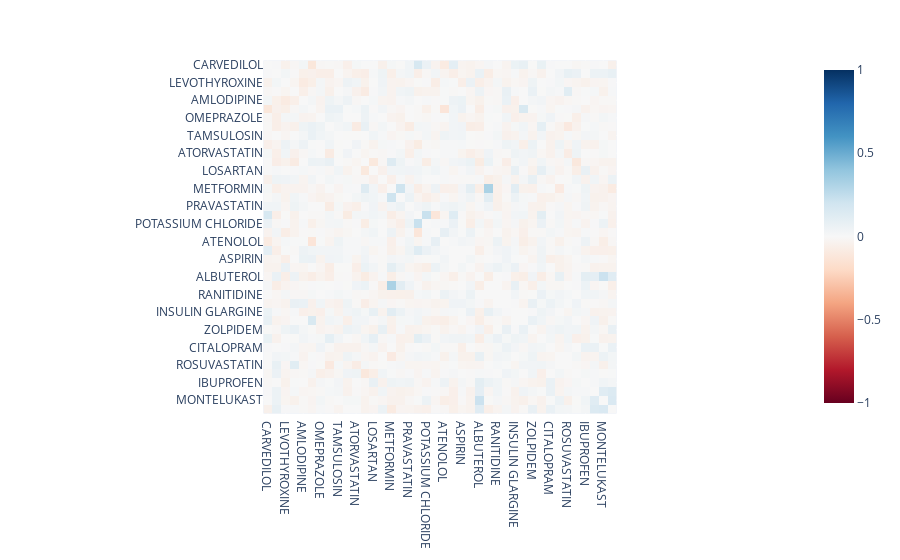
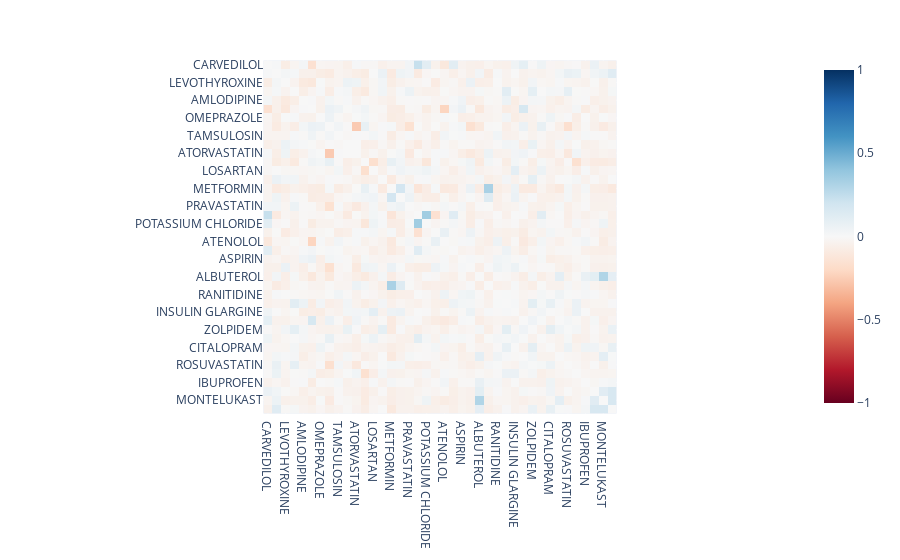
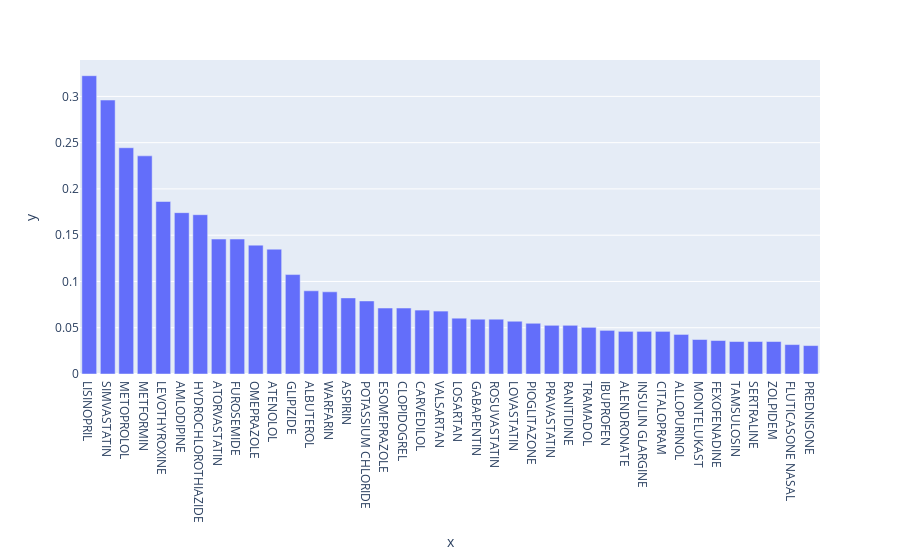
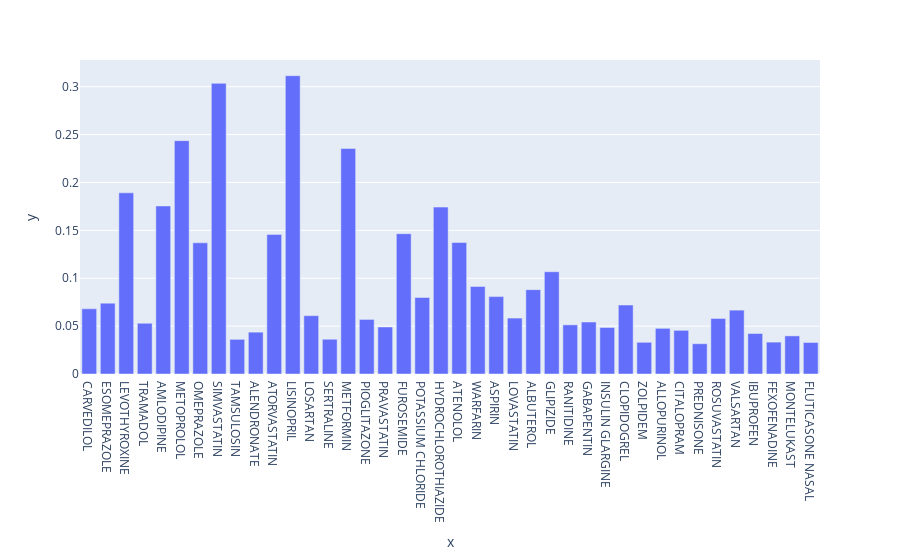

Here is the notebook cell these charts were saved with, in order:
### Code cell
sample.astype(int)

import plotly.express as px
corr_with_zero_diag = np.corrcoef(sample, rowvar=False) - np.eye(sample.shape[1])
fig = px.imshow(corr_with_zero_diag, x=drug_names_unique, y=drug_names_unique, zmin=-1, zmax=1, color_continuous_scale='RdBu')
fig.show()

corr_with_zero_diag = np.corrcoef(data, rowvar=False) - np.eye(sample.shape[1])
fig = px.imshow(corr_with_zero_diag, x=drug_names_unique, y=drug_names_unique, zmin=-1, zmax=1, color_continuous_scale='RdBu')
fig.show()

fig = px.bar(x=drug_names_unique, y=np.mean(data, axis=0))
fig.update_xaxes(categoryorder='total descending')
fig.show()
fig = px.bar(x=drug_names_unique, y=np.mean(sample, axis=0))
# fig.update_xaxes(categoryorder='total descending')
fig.show()

### Figure 1 — Plotly figure (JSON) as saved in the notebook; plotly's stock layout.template omitted (floating-point values rounded to 4 significant figures; data arrays with more than 128 entries replaced by an {"elided": "..."} marker saying what was removed)
{"data": [{"coloraxis": "coloraxis", "hovertemplate": "x: %{x}<br>y: %{y}<br>color: %{z}<extra></extra>", "name": "0", "type": "heatmap", "x": ["CARVEDILOL", "ESOMEPRAZOLE", "LEVOTHYROXINE", "TRAMADOL", "AMLODIPINE", "METOPROLOL", "OMEPRAZOLE", "SIMVASTATIN", "TAMSULOSIN", "ALENDRONATE", "ATORVASTATIN", "LISINOPRIL", "LOSARTAN", "SERTRALINE", "METFORMIN", "PIOGLITAZONE", "PRAVASTATIN", "FUROSEMIDE", "POTASSIUM CHLORIDE", "HYDROCHLOROTHIAZIDE", "ATENOLOL", "WARFARIN", "ASPIRIN", "LOVASTATIN", "ALBUTEROL", "GLIPIZIDE", "RANITIDINE", "GABAPENTIN", "INSULIN GLARGINE", "CLOPIDOGREL", "ZOLPIDEM", "ALLOPURINOL", "CITALOPRAM", "PREDNISONE", "ROSUVASTATIN", "VALSARTAN", "IBUPROFEN", "FEXOFENADINE", "MONTELUKAST", "FLUTICASONE NASAL"], "xaxis": "x", "y": ["CARVEDILOL", "ESOMEPRAZOLE", "LEVOTHYROXINE", "TRAMADOL", "AMLODIPINE", "METOPROLOL", "OMEPRAZOLE", "SIMVASTATIN", "TAMSULOSIN", "ALENDRONATE", "ATORVASTATIN", "LISINOPRIL", "LOSARTAN", "SERTRALINE", "METFORMIN", "PIOGLITAZONE", "PRAVASTATIN", "FUROSEMIDE", "POTASSIUM CHLORIDE", "HYDROCHLOROTHIAZIDE", "ATENOLOL", "WARFARIN", "ASPIRIN", "LOVASTATIN", "ALBUTEROL", "GLIPIZIDE", "RANITIDINE", "GABAPENTIN", "INSULIN GLARGINE", "CLOPIDOGREL", "ZOLPIDEM", "ALLOPURINOL", "CITALOPRAM", "PREDNISONE", "ROSUVASTATIN", "VALSARTAN", "IBUPROFEN", "FEXOFENADINE", "MONTELUKAST", "FLUTICASONE NASAL"], "yaxis": "y", "z": {"elided": "40x40 float values"}}], "layout": {"coloraxis": {"cmax": 1, "cmin": -1, "colorscale": [[0, "rgb(103,0,31)"], [0.1, "rgb(178,24,43)"], [0.2, "rgb(214,96,77)"], [0.3, "rgb(244,165,130)"], [0.4, "rgb(253,219,199)"], [0.5, "rgb(247,247,247)"], [0.6, "rgb(209,229,240)"], [0.7, "rgb(146,197,222)"], [0.8, "rgb(67,147,195)"], [0.9, "rgb(33,102,172)"], [1, "rgb(5,48,97)"]]}, "margin": {"t": 60}, "xaxis": {"anchor": "y", "constrain": "domain", "domain": [0, 1], "scaleanchor": "y"}, "yaxis": {"anchor": "x", "autorange": "reversed", "constrain": "domain", "domain": [0, 1]}}}

### Figure 2 — Plotly figure (JSON) as saved in the notebook; plotly's stock layout.template omitted (floating-point values rounded to 4 significant figures; data arrays with more than 128 entries replaced by an {"elided": "..."} marker saying what was removed)
{"data": [{"coloraxis": "coloraxis", "hovertemplate": "x: %{x}<br>y: %{y}<br>color: %{z}<extra></extra>", "name": "0", "type": "heatmap", "x": ["CARVEDILOL", "ESOMEPRAZOLE", "LEVOTHYROXINE", "TRAMADOL", "AMLODIPINE", "METOPROLOL", "OMEPRAZOLE", "SIMVASTATIN", "TAMSULOSIN", "ALENDRONATE", "ATORVASTATIN", "LISINOPRIL", "LOSARTAN", "SERTRALINE", "METFORMIN", "PIOGLITAZONE", "PRAVASTATIN", "FUROSEMIDE", "POTASSIUM CHLORIDE", "HYDROCHLOROTHIAZIDE", "ATENOLOL", "WARFARIN", "ASPIRIN", "LOVASTATIN", "ALBUTEROL", "GLIPIZIDE", "RANITIDINE", "GABAPENTIN", "INSULIN GLARGINE", "CLOPIDOGREL", "ZOLPIDEM", "ALLOPURINOL", "CITALOPRAM", "PREDNISONE", "ROSUVASTATIN", "VALSARTAN", "IBUPROFEN", "FEXOFENADINE", "MONTELUKAST", "FLUTICASONE NASAL"], "xaxis": "x", "y": ["CARVEDILOL", "ESOMEPRAZOLE", "LEVOTHYROXINE", "TRAMADOL", "AMLODIPINE", "METOPROLOL", "OMEPRAZOLE", "SIMVASTATIN", "TAMSULOSIN", "ALENDRONATE", "ATORVASTATIN", "LISINOPRIL", "LOSARTAN", "SERTRALINE", "METFORMIN", "PIOGLITAZONE", "PRAVASTATIN", "FUROSEMIDE", "POTASSIUM CHLORIDE", "HYDROCHLOROTHIAZIDE", "ATENOLOL", "WARFARIN", "ASPIRIN", "LOVASTATIN", "ALBUTEROL", "GLIPIZIDE", "RANITIDINE", "GABAPENTIN", "INSULIN GLARGINE", "CLOPIDOGREL", "ZOLPIDEM", "ALLOPURINOL", "CITALOPRAM", "PREDNISONE", "ROSUVASTATIN", "VALSARTAN", "IBUPROFEN", "FEXOFENADINE", "MONTELUKAST", "FLUTICASONE NASAL"], "yaxis": "y", "z": {"elided": "40x40 float values"}}], "layout": {"coloraxis": {"cmax": 1, "cmin": -1, "colorscale": [[0, "rgb(103,0,31)"], [0.1, "rgb(178,24,43)"], [0.2, "rgb(214,96,77)"], [0.3, "rgb(244,165,130)"], [0.4, "rgb(253,219,199)"], [0.5, "rgb(247,247,247)"], [0.6, "rgb(209,229,240)"], [0.7, "rgb(146,197,222)"], [0.8, "rgb(67,147,195)"], [0.9, "rgb(33,102,172)"], [1, "rgb(5,48,97)"]]}, "margin": {"t": 60}, "xaxis": {"anchor": "y", "constrain": "domain", "domain": [0, 1], "scaleanchor": "y"}, "yaxis": {"anchor": "x", "autorange": "reversed", "constrain": "domain", "domain": [0, 1]}}}

### Figure 3 — Plotly figure (JSON) as saved in the notebook; plotly's stock layout.template omitted (floating-point values rounded to 4 significant figures)
{"data": [{"hovertemplate": "x=%{x}<br>y=%{y}<extra></extra>", "legendgroup": "", "marker": {"color": "#636efa", "pattern": {"shape": ""}}, "name": "", "orientation": "v", "showlegend": false, "textposition": "auto", "type": "bar", "x": ["CARVEDILOL", "ESOMEPRAZOLE", "LEVOTHYROXINE", "TRAMADOL", "AMLODIPINE", "METOPROLOL", "OMEPRAZOLE", "SIMVASTATIN", "TAMSULOSIN", "ALENDRONATE", "ATORVASTATIN", "LISINOPRIL", "LOSARTAN", "SERTRALINE", "METFORMIN", "PIOGLITAZONE", "PRAVASTATIN", "FUROSEMIDE", "POTASSIUM CHLORIDE", "HYDROCHLOROTHIAZIDE", "ATENOLOL", "WARFARIN", "ASPIRIN", "LOVASTATIN", "ALBUTEROL", "GLIPIZIDE", "RANITIDINE", "GABAPENTIN", "INSULIN GLARGINE", "CLOPIDOGREL", "ZOLPIDEM", "ALLOPURINOL", "CITALOPRAM", "PREDNISONE", "ROSUVASTATIN", "VALSARTAN", "IBUPROFEN", "FEXOFENADINE", "MONTELUKAST", "FLUTICASONE NASAL"], "xaxis": "x", "y": [0.06908, 0.07127, 0.1864, 0.05044, 0.1743, 0.2445, 0.1393, 0.2961, 0.03509, 0.04605, 0.1458, 0.3224, 0.06031, 0.03509, 0.2357, 0.05482, 0.05263, 0.1458, 0.07895, 0.1721, 0.1349, 0.08882, 0.08224, 0.05702, 0.08991, 0.1075, 0.05263, 0.05921, 0.04605, 0.07127, 0.03509, 0.04276, 0.04605, 0.0307, 0.05921, 0.06798, 0.04715, 0.03618, 0.03728, 0.0318], "yaxis": "y"}], "layout": {"barmode": "relative", "legend": {"tracegroupgap": 0}, "margin": {"t": 60}, "xaxis": {"anchor": "y", "categoryorder": "total descending", "domain": [0, 1], "title": {"text": "x"}}, "yaxis": {"anchor": "x", "domain": [0, 1], "title": {"text": "y"}}}}

### Figure 4 — Plotly figure (JSON) as saved in the notebook; plotly's stock layout.template omitted (floating-point values rounded to 4 significant figures)
{"data": [{"hovertemplate": "x=%{x}<br>y=%{y}<extra></extra>", "legendgroup": "", "marker": {"color": "#636efa", "pattern": {"shape": ""}}, "name": "", "orientation": "v", "showlegend": false, "textposition": "auto", "type": "bar", "x": ["CARVEDILOL", "ESOMEPRAZOLE", "LEVOTHYROXINE", "TRAMADOL", "AMLODIPINE", "METOPROLOL", "OMEPRAZOLE", "SIMVASTATIN", "TAMSULOSIN", "ALENDRONATE", "ATORVASTATIN", "LISINOPRIL", "LOSARTAN", "SERTRALINE", "METFORMIN", "PIOGLITAZONE", "PRAVASTATIN", "FUROSEMIDE", "POTASSIUM CHLORIDE", "HYDROCHLOROTHIAZIDE", "ATENOLOL", "WARFARIN", "ASPIRIN", "LOVASTATIN", "ALBUTEROL", "GLIPIZIDE", "RANITIDINE", "GABAPENTIN", "INSULIN GLARGINE", "CLOPIDOGREL", "ZOLPIDEM", "ALLOPURINOL", "CITALOPRAM", "PREDNISONE", "ROSUVASTATIN", "VALSARTAN", "IBUPROFEN", "FEXOFENADINE", "MONTELUKAST", "FLUTICASONE NASAL"], "xaxis": "x", "y": [0.0681, 0.074, 0.1892, 0.053, 0.1755, 0.2437, 0.137, 0.3035, 0.0362, 0.0437, 0.1458, 0.3115, 0.0609, 0.0363, 0.2355, 0.057, 0.0491, 0.1465, 0.0799, 0.1743, 0.1373, 0.0914, 0.0808, 0.0584, 0.0881, 0.1068, 0.0513, 0.0543, 0.0486, 0.072, 0.0331, 0.0477, 0.0456, 0.0316, 0.058, 0.0667, 0.0423, 0.0333, 0.0398, 0.0329], "yaxis": "y"}], "layout": {"barmode": "relative", "legend": {"tracegroupgap": 0}, "margin": {"t": 60}, "xaxis": {"anchor": "y", "domain": [0, 1], "title": {"text": "x"}}, "yaxis": {"anchor": "x", "domain": [0, 1], "title": {"text": "y"}}}}
